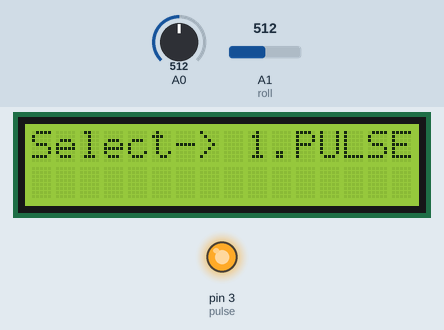
A sketch run on a simulated Arduino Uno, built with avr-gcc and run on an emulated ATmega328P. On the bench: 16×2 character LCD, output pins drawn as LEDs (lit = HIGH). Inputs (shaded band) come from the test bench; at power-on: A0 = 512, A1 (roll) = 512. What the sketch prints to the serial monitor is not drawn.

Above: at 2.7 s.
2.8 s: A0 set to 53
At 3.6 s:
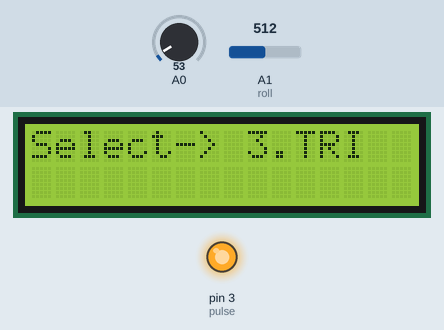
4.4 s: A0 set to 44
At 5.4 s:
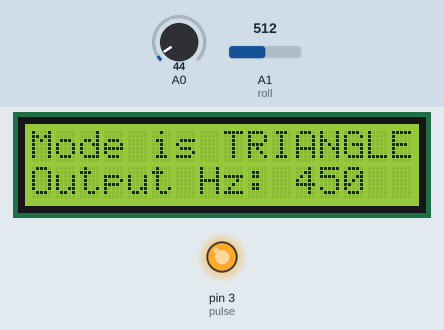
6.0 s: A0 set to 60
At 7.2 s:
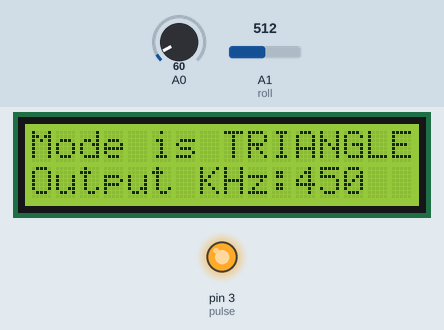
7.5 s: A0 set to 184
9.0 s: A0 set to 208
At 9.6 s:
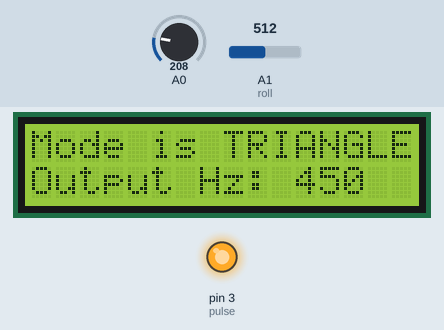
10.5 s: A0 set to 366
12.0 s: A0 set to 386
At 12.07 s:
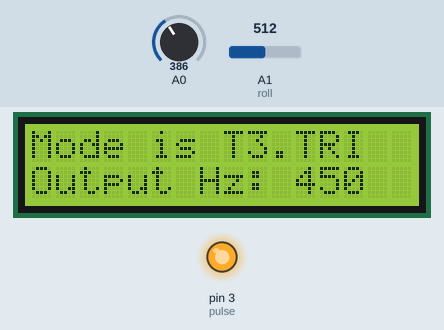
Timing chart, 0 to 14.6 s (numbered marks = the images above; inputs shaded):
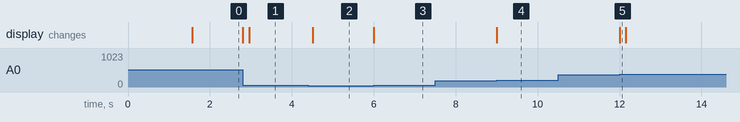

Measured:
- the behaviour switches between 50 and 49 on A0 (found by bisection; images 1 and 2)
- the behaviour switches between 194 and 195 on A0 (found by bisection; images 3 and 4)
- the behaviour switches between 379 and 380 on A0 (found by bisection; images 4 and 5)
- after the input at 2.8 s, the display: first changes at once (image 1 shows a later state)
- after the input at 4.4 s, the display: changes after 0.11 s (image 2)
- after the input at 6.0 s, the display: changes at once (image 3)
- after the input at 7.5 s, every drawn part: stays the same
- after the input at 9.0 s, the display: changes at once (image 4)
- after the input at 10.5 s, every drawn part: stays the same
- after the input at 12.0 s, the display: changes at once (image 5)

The sketch:

function_pulse.ino
```cpp
#include <PWM.h>
#include <LiquidCrystal.h>

LiquidCrystal lcd(8, 9, 4, 5, 6, 7);           // select the pins used on the LCD panel

// define some values used by the panel and buttons
const int roll=A1; //가변저항 변수
const int pulse=3;

int lcd_key     = 0; //버튼을 읽어온 값 변환 후 저장하는 변수
int adc_key_in  = 0; //버튼을 읽어온 값 저장하는 변수
int nowselect=1; //1 펄스 2 사인 3 트라이앵글
int freq=1; //1 Hz  2 KHz

int output; //frequency (in Hz)

#define btnRIGHT  1
#define btnUP     2
#define btnDOWN   3
#define btnLEFT   4
#define btnSELECT 5
#define btnNONE   6

int read_LCD_buttons()  //버튼 입력받는 함수
{
    adc_key_in = analogRead(0);
    //Serial.print(freq);
    //Serial.print("\n");
    if(adc_key_in<1000)
    {
      if (adc_key_in < 50)   return btnRIGHT;
      else if (adc_key_in < 195)  return btnUP;
      else if (adc_key_in < 380)  return btnDOWN;
      else if (adc_key_in < 555)  return btnLEFT;
      else if (adc_key_in < 790)  return btnSELECT;
    }
    else
    {
      //Serial.print("not input");
      //Serial.print(adc_key_in);
      //Serial.print("\n");
      return 8;  //값이 입력되지 않았을 경우 상관없는 값 반환
    }
}

int PULSE()  //펄스파
{
  while(1)
  {
   lcd.setCursor(0,0);
   lcd.print("Mode is PULSE   ");

   roll_(nowselect);
   lcd_key = read_LCD_buttons();

   if(lcd_key==btnUP) freq=2;
   if(lcd_key==btnDOWN) freq=1;
   if(lcd_key==btnLEFT) break;

   lcd.setCursor(0,1);
   if(freq==1) lcd.print("Output Hz: ");
   if(freq==2) lcd.print("Output KHz:");
  }
}

int SINE()  //사인파
{
  while(1)
  {
   lcd.setCursor(0,0);
   lcd.print("Mode is SINE    ");

   roll_(nowselect);
   lcd_key = read_LCD_buttons();

   if(lcd_key==btnUP) freq=2;
   if(lcd_key==btnDOWN) freq=1;
   if(lcd_key==btnLEFT) break;

   lcd.setCursor(0,1);
   if(freq==1) lcd.print("Output Hz: ");
   if(freq==2) lcd.print("Output KHz:");
  }
}

int TRI()  //삼각파
{
 while(1)
  {
   lcd.setCursor(0,0);
   lcd.print("Mode is TRIANGLE");

   roll_(nowselect);
   lcd_key = read_LCD_buttons();

   if(lcd_key==btnUP) freq=2;
   if(lcd_key==btnDOWN) freq=1;
   if(lcd_key==btnLEFT) break;

   lcd.setCursor(0,1);
   if(freq==1) lcd.print("Output Hz: ");
   if(freq==2) lcd.print("Output KHz:");
  }
}

float roll_(int mode) //가변 저항의 저항값 읽어온 후 파형 출력하는 함수
{
   float button=analogRead(roll);
   int temp;
   Serial.print(button);
   Serial.print("\n");

   if(button<100)
   {
    temp=button;
    output=temp/10+1;
   }
   else
   {
    button=((button-100)/923)*990+10;
    temp=button;
    output=temp/10*10;
   }

   lcd.setCursor(11,1);
   lcd.print(output);
   lcd.print("  ");

  if(mode==1&&freq==1)
  {
    bool success = SetPinFrequencySafe(pulse,output);
    pwmWrite(pulse,output);
  }
  if(mode==1&&freq==2)
  {
    int output1=output*1000;
    bool success = SetPinFrequencySafe(pulse,output1);
    pwmWrite(pulse,output1);
  }

}


int mainmenu() //메인 메뉴 함수
{
   lcd.setCursor(0,0);
   lcd.print("Select-> ");  //메인 메뉴 화면 구성하기
   lcd.setCursor(0,1);
   lcd.print("                ");

   lcd_key = read_LCD_buttons();   // read the buttons
   if(lcd_key==btnUP&&nowselect!=3) nowselect++;
   if(lcd_key==btnDOWN&&nowselect!=1) nowselect--;
   if(lcd_key==btnRIGHT)
   {
    if(nowselect==1) PULSE();
    if(nowselect==2) SINE();
    if(nowselect==3) TRI();
   }

  lcd.setCursor(9,0);
  if(nowselect==1)lcd.print("1.PULSE");
  if(nowselect==2)lcd.print("2.SINE ");
  if(nowselect==3)lcd.print("3.TRI  ");

  delay(150);
}


void setup()
{
   lcd.begin(16, 2);               // lcd 라이브러리 시작
   lcd.setCursor(0,0);             // 초기화면 세팅
   lcd.print("Function");
   lcd.setCursor(0,1);
   lcd.print("Generator");

   //Serial.begin(9600);
   pinMode(roll,INPUT);  //가변저항 값 입력받기 위한 세팅

   InitTimersSafe();
   pinMode(pulse, OUTPUT);
   digitalWrite(pulse, HIGH);

   delay(1500);
   Serial.begin(9600);
}

void loop()
{
   mainmenu();
}
```
